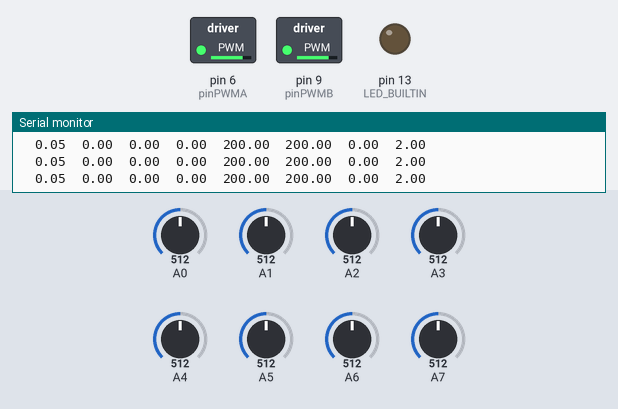
The sketch below on a simulated Arduino Nano, built with avr-gcc and run on an emulated ATmega328P. Shown: switched loads named in the sketch (green lamp = pin HIGH), output pins drawn as LEDs (lit = HIGH), the last lines printed to the serial monitor. The inputs (shaded band) are chosen by the test bench; at power-on: A6 = 512, A0 = 512, A7 = 512, A1 = 512, A2 = 512, A3 = 512, A4 = 512, A5 = 512.

Above: at 12.7 s.
12.8 s: A6 set to 390
At 14.0 s:
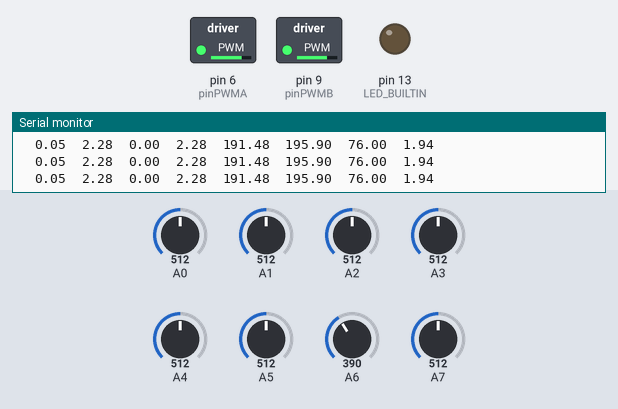
14.3 s: A0 set to 390
At 14.7 s:
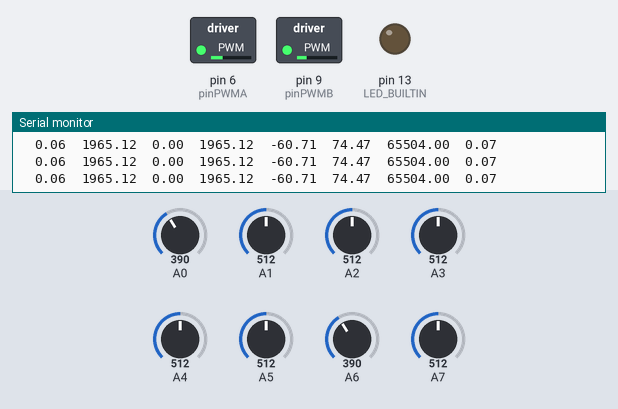
15.8 s: A7 set to 493
18.8 s: A7 set to 461
At 20.0 s:
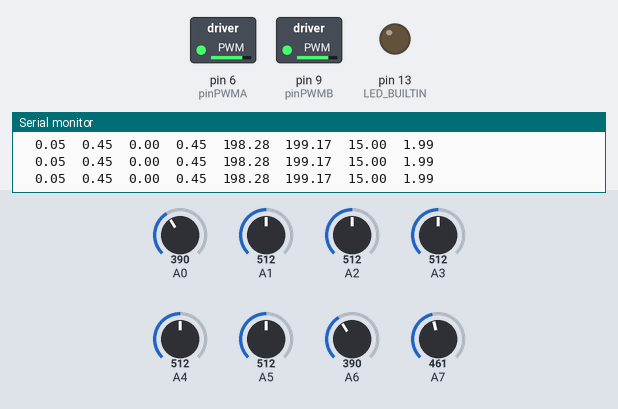
20.3 s: A1 set to 716
At 21.1 s:
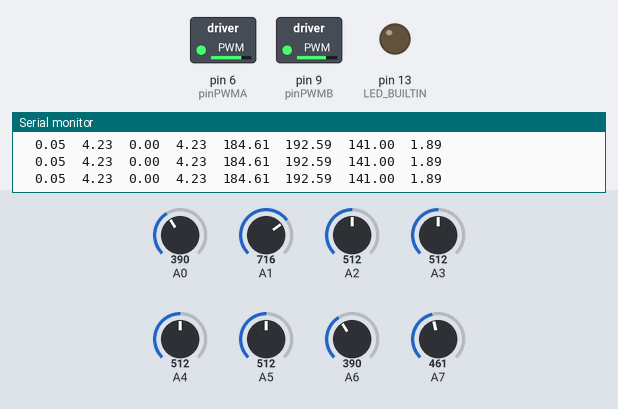
21.8 s: A2 set to 390
At 22.1 s:
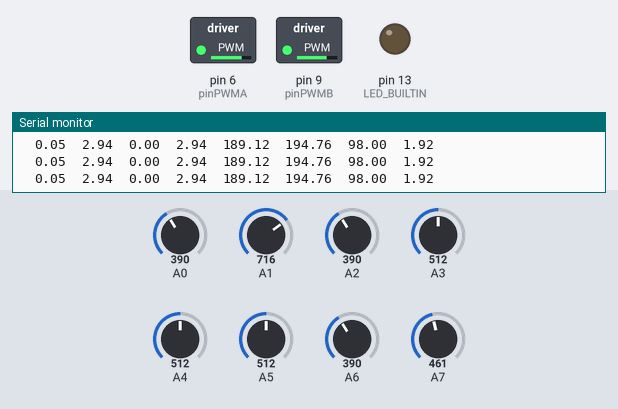
Timing chart, 0 to 24.8 s (numbered marks = the images above; inputs shaded):
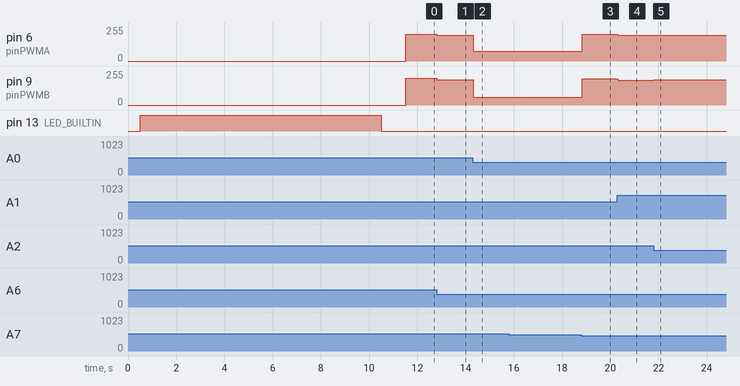

Measured:
- the behaviour switches between 478 and 477 on A7 (found by bisection; images 2 and 3)
- after the input at 12.8 s, pin 6 (pinPWMA): 200/255 → 195/255 at once; pin 9 (pinPWMB): 200/255 → 191/255 at once
- after the input at 14.3 s, pin 6 (pinPWMA): 195/255 → 74/255 at once; pin 9 (pinPWMB): 191/255 → 60/255 at once
- after the input at 18.8 s, pin 6 (pinPWMA): 74/255 → 199/255 at once; pin 9 (pinPWMB): 60/255 → 198/255 at once
- after the input at 20.3 s, pin 6 (pinPWMA): 199/255 → 192/255 at once; pin 9 (pinPWMB): 198/255 → 184/255 at once
- after the input at 21.8 s, pin 6 (pinPWMA): 192/255 → 194/255 at once; pin 9 (pinPWMB): 184/255 → 189/255 at once

The sketch:

Natcar_dev.ino
```cpp
#include <QTRSensors.h>

// This example is designed for use with six analog QTR sensors. These
// reflectance sensors should be connected to analog pins A0 to A5. The
// sensors' emitter control pin (CTRL or LEDON) can optionally be connected to
// digital pin 2, or you can leave it disconnected and remove the call to
// setEmitterPin().
//
// The setup phase of this example calibrates the sensors for ten seconds and
// turns on the Arduino's LED (usually on pin 13) while calibration is going
// on. During this phase, you should expose each reflectance sensor to the
// lightest and darkest readings they will encounter. For example, if you are
// making a line follower, you should slide the sensors across the line during
// the calibration phase so that each sensor can get a reading of how dark the
// line is and how light the ground is. Improper calibration will result in
// poor readings.
//
// The main loop of the example reads the calibrated sensor values and uses
// them to estimate the position of a line. You can test this by taping a piece
// of 3/4" black electrical tape to a piece of white paper and sliding the
// sensor across it. It prints the sensor values to the serial monitor as
// numbers from 0 (maximum reflectance) to 1000 (minimum reflectance) followed
// by the estimated location of the line as a number from 0 to 5000. 1000 means
// the line is directly under sensor 1, 2000 means directly under sensor 2,
// etc. 0 means the line is directly under sensor 0 or was last seen by sensor
// 0 before being lost. 5000 means the line is directly under sensor 5 or was
// last seen by sensor 5 before being lost.

QTRSensors qtr;

const uint8_t SensorCount = 8;
uint16_t sensorValues[SensorCount];

const int pinPWMA = 6;
const int pinAIN2 = 4;
const int pinAIN1 = 5;
const int pinBIN1 = 8;
const int pinBIN2 = 3;
const int pinPWMB = 9;
//const int pinSTBY = 12;

float MD=0;
float MI=0;
float dArray = 0;
float diff = 0;
float kp = 0.03;
float ki = 0.00;
float kv = 1;
float P = 0;
float I = 0;
float Ia = 0;
float dt = 0;
float vcm = 100;
double t=0;

void setup()
{
  // configure the sensors
  qtr.setTypeAnalog();
  qtr.setSensorPins((const uint8_t[]){A7, A6, A5, A4, A3, A2, A1, A0}, SensorCount);
  qtr.setEmitterPin(2);

  delay(500);
  pinMode(LED_BUILTIN, OUTPUT);
  digitalWrite(LED_BUILTIN, HIGH); // turn on Arduino's LED to indicate we are in calibration mode

  // analogRead() takes about 0.1 ms on an AVR.
  // 0.1 ms per sensor * 4 samples per sensor read (default) * 6 sensors
  // * 10 reads per calibrate() call = ~24 ms per calibrate() call.
  // Call calibrate() 400 times to make calibration take about 10 seconds.
  for (uint16_t i = 0; i < 400; i++)
  {
    qtr.calibrate();
  }
  digitalWrite(LED_BUILTIN, LOW); // turn off Arduino's LED to indicate we are through with calibration

  // print the calibration minimum values measured when emitters were on
  Serial.begin(9600);
  for (uint8_t i = 0; i < SensorCount; i++)
  {
    Serial.print(qtr.calibrationOn.minimum[i]);
    Serial.print(' ');
  }
  Serial.println();

  // print the calibration maximum values measured when emitters were on
  for (uint8_t i = 0; i < SensorCount; i++)
  {
    Serial.print(qtr.calibrationOn.maximum[i]);
    Serial.print(' ');
  }
  Serial.println();
  Serial.println();
  delay(1000);

  //motores;
}

void loop()
{
  // read calibrated sensor values and obtain a measure of the line position
  // from 0 to 5000 (for a white line, use readLineWhite() instead)
  uint16_t position = qtr.readLineBlack(sensorValues);

  // print the sensor values as numbers from 0 to 1000, where 0 means maximum
  // reflectance and 1000 means minimum reflectance, followed by the line
  // position
  /*for (uint8_t i = 0; i < SensorCount; i++)
  {
    Serial.print(sensorValues[i]);
    Serial.print('\t');
  }
  Serial.println(position);
*/
  //delay(250);

  dArray = (position- 3500)*1 ;
  dt=micros()/1000000.0-t;
  I = Ia+ki*dArray*dt ;
  t=micros()/1000000.0;
  P = kp*dArray ;
  diff = P + I;
  MI = (2*vcm-diff)/2  ;
  MD = (2*vcm+diff)/2  ;
  kv= (1400000/(3*abs(dArray)+7000))/vcm;
  MI=kv*MI;
  MD=kv*MD;
  MI= max(min(MI,255),-255);
  MD= max(min(MD,255),-255);
  if (kv == 0.8){
    if (MD<MI) MD=0;
    else MI=0;
    }

  motores(MD,MI);
  delay(10);
    Serial.print(MI);
    Serial.print('\t');
    Serial.print(MD);
    Serial.print('\t');
    Serial.print(dArray);
    Serial.print('\t');
    Serial.println(kv);
    Serial.print('\t');
    Serial.print(dt);
    Serial.print('\t');
    Serial.print(P);
    Serial.print('\t');
    Serial.print(I);
    Serial.print('\t');
    Serial.print(diff);
    Serial.print('\t');
Ia = I ;
}

void motores(int izq, int der)
{
  if(izq>=0)
  {
    digitalWrite(pinAIN1,HIGH);
    digitalWrite(pinAIN2,LOW);
    analogWrite(pinPWMA,izq);
  }
  if(izq<0)
  {
    digitalWrite(pinAIN1,LOW);
    digitalWrite(pinAIN2,HIGH);
    //izq=izq*-1;
    analogWrite(pinPWMA,abs(izq));
  }

  if(der>=0)
  {
    digitalWrite(pinBIN1,HIGH);
    digitalWrite(pinBIN2,LOW);
    analogWrite(pinPWMB,der);
  }
  if(der<0)
  {
    digitalWrite(pinBIN1,LOW);
    digitalWrite(pinBIN2,HIGH);
    //der=der*-1;
    analogWrite(pinPWMB,abs(der));
  }
}
```
